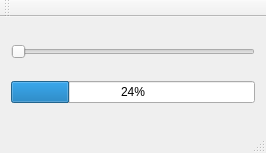
<?xml version="1.0" encoding="UTF-8"?>
<ui version="4.0">
 <class>HelloGitHubClass</class>
 <widget class="QMainWindow" name="HelloGitHubClass">
  <property name="geometry">
   <rect>
    <x>0</x>
    <y>0</y>
    <width>266</width>
    <height>153</height>
   </rect>
  </property>
  <property name="windowTitle">
   <string>HelloGitHub</string>
  </property>
  <widget class="QWidget" name="centralWidget">
   <layout class="QGridLayout" name="gridLayout">
    <item row="0" column="0">
     <widget class="QSlider" name="horizontalSlider">
      <property name="orientation">
       <enum>Qt::Horizontal</enum>
      </property>
     </widget>
    </item>
    <item row="1" column="0">
     <widget class="QProgressBar" name="progressBar">
      <property name="value">
       <number>24</number>
      </property>
     </widget>
    </item>
   </layout>
  </widget>
  <widget class="QMenuBar" name="menuBar">
   <property name="geometry">
    <rect>
     <x>0</x>
     <y>0</y>
     <width>266</width>
     <height>21</height>
    </rect>
   </property>
  </widget>
  <widget class="QToolBar" name="mainToolBar">
   <attribute name="toolBarArea">
    <enum>TopToolBarArea</enum>
   </attribute>
   <attribute name="toolBarBreak">
    <bool>false</bool>
   </attribute>
  </widget>
  <widget class="QStatusBar" name="statusBar"/>
 </widget>
 <layoutdefault spacing="6" margin="11"/>
 <resources>
  <include location="hellogithub.qrc"/>
 </resources>
 <connections>
  <connection>
   <sender>horizontalSlider</sender>
   <signal>valueChanged(int)</signal>
   <receiver>progressBar</receiver>
   <slot>setValue(int)</slot>
   <hints>
    <hint type="sourcelabel">
     <x>105</x>
     <y>54</y>
    </hint>
    <hint type="destinationlabel">
     <x>111</x>
     <y>95</y>
    </hint>
   </hints>
  </connection>
 </connections>
</ui>
